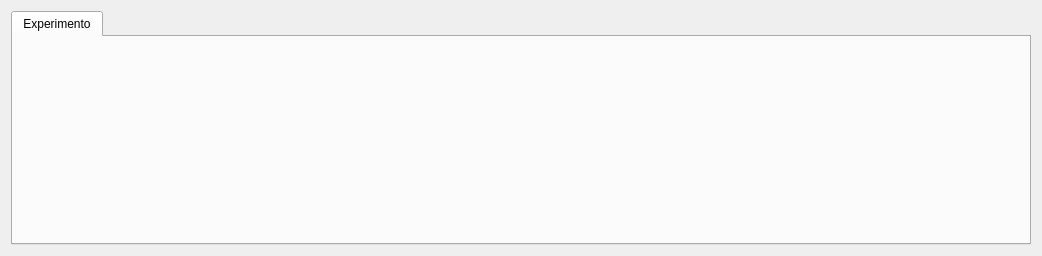
        <widget class="QWidget" name="performancePage">
         <property name="geometry">
          <rect>
           <x>0</x>
           <y>0</y>
           <width>1042</width>
           <height>256</height>
          </rect>
         </property>
         <attribute name="label">
          <string>Rendimiento</string>
         </attribute>
         <layout class="QVBoxLayout" name="performancePageVLayout">
          <item>
           <widget class="QTabWidget" name="performanceTabWidget">
            <property name="currentIndex">
             <number>0</number>
            </property>
            <widget class="QWidget" name="expPerformanceTab1">
             <attribute name="title">
              <string>Experimento</string>
             </attribute>
             <layout class="QHBoxLayout" name="expPerformanceTab1HLayout" stretch="9">
              <item>
               <widget class="QWidget" name="graphicPerformanceWidget" native="true">
                <layout class="QVBoxLayout" name="graphicPerformanceWidgetVLayout">
                 <property name="spacing">
                  <number>0</number>
                 </property>
                 <property name="leftMargin">
                  <number>0</number>
                 </property>
                 <property name="topMargin">
                  <number>0</number>
                 </property>
                 <property name="rightMargin">
                  <number>0</number>
                 </property>
                 <property name="bottomMargin">
                  <number>0</number>
                 </property>
                 <item>
                  <layout class="QVBoxLayout" name="graphicPerformanceVLayout">
                   <property name="spacing">
                    <number>0</number>
                   </property>
                  </layout>
                 </item>
                </layout>
               </widget>
              </item>
             </layout>
            </widget>
           </widget>
          </item>
         </layout>
        </widget>
